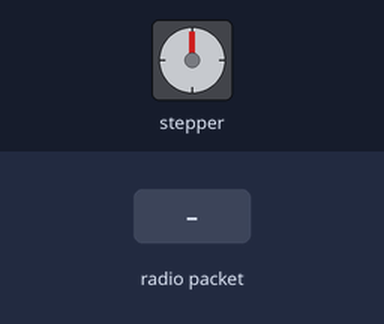
The sketch below on a simulated ESP8266 (NodeMCU). On the bench: stepper motor. Inputs (shaded band) come from the test bench. Stepper angles assume 200 steps per turn.

Above: at 1.2 s.
1.3 s: radio packet "MOVE_Y" arrives
At 2.4 s:
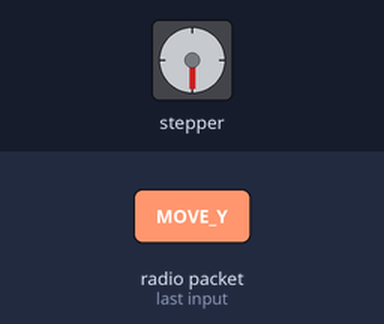
3.2 s: radio packet "MOVE_Y" arrives
At 5.1 s:
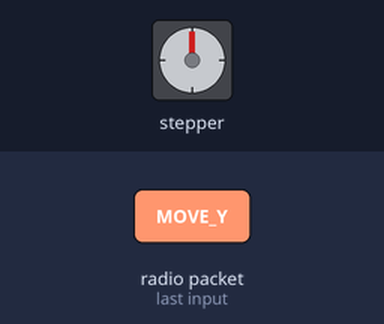
Timing chart, 0 to 6.6 s (numbered marks = the images above; inputs shaded):
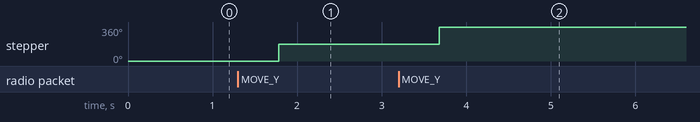

Measured:
- after the input at 1.3 s, stepper: turns 180° clockwise, starting after 0.48 s
- after the input at 3.2 s, stepper: turns 180° clockwise, starting after 0.48 s

The sketch:

ESP2__Y-axis_control_.ino
```cpp
#include <ESP8266WiFi.h>
#include <espnow.h>
#include <Stepper.h>

// Stepper Motor Pins and Steps for Y-axis
#define Y_STEPS_PER_REV 200
Stepper y_stepper(Y_STEPS_PER_REV, D1, D3, D2, D4);  // Example pin connections for the stepper motor

// Callback function to handle incoming ESP-NOW messages
void onReceive(uint8_t *mac, uint8_t *incomingData, uint8_t len) {
  String message = String((char*)incomingData).substring(0, len);

  if (message == "MOVE_Y") {
    moveY(100);  // Example: Move Y-axis stepper 100 steps (adjust as needed)
  }
}

void moveY(int steps) {
  y_stepper.step(steps);  // Move Y-axis motor
  delay(100);  // Delay to allow motor to finish movement
}

void setup() {
  Serial.begin(115200);  // UART (for debug)

  y_stepper.setSpeed(60); // RPM

  // Initialize Wi-Fi and ESP-NOW
  WiFi.mode(WIFI_STA);
  if (esp_now_init() != 0) {
    Serial.println("Error initializing ESP-NOW");
    return;
  }

  // Set callback function to handle received ESP-NOW messages
  esp_now_set_self_role(ESP_NOW_ROLE_COMBO);
  esp_now_register_recv_cb(onReceive);
}

void loop() {
  // Nothing in the loop since we wait for commands via ESP-NOW
}
```
